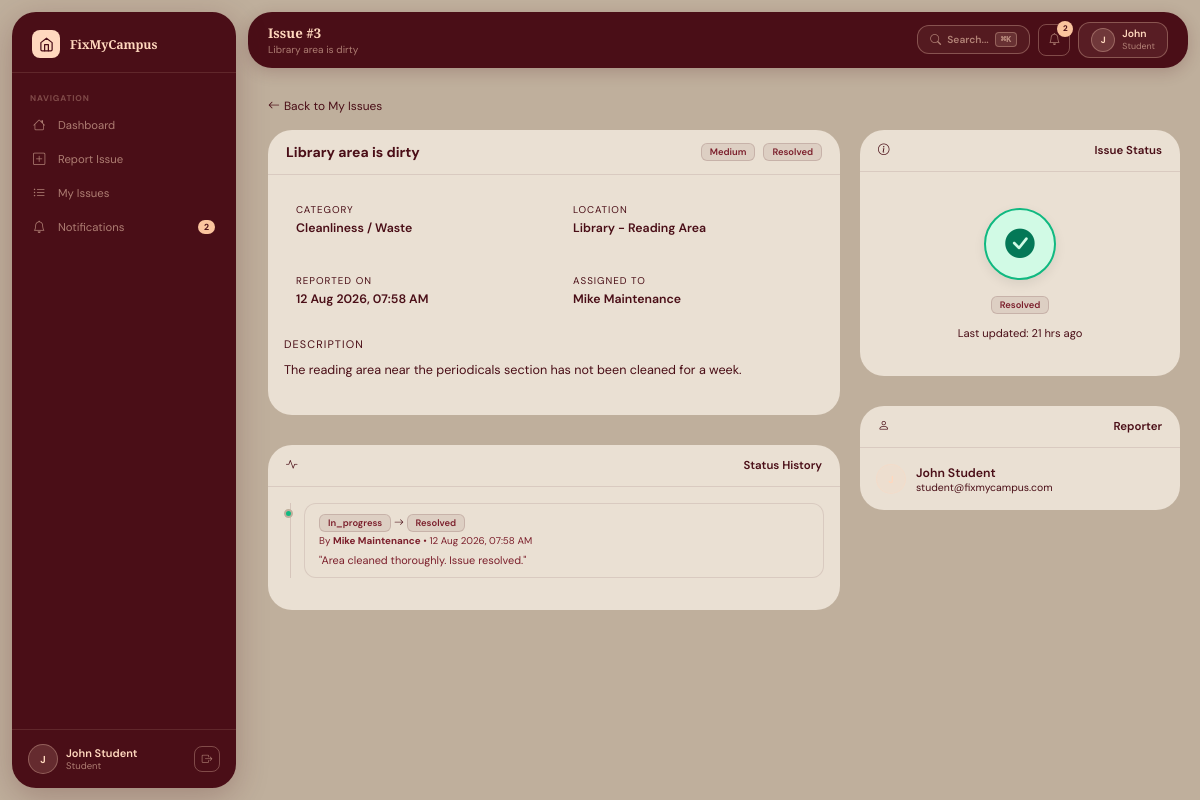
The page /reporter/view_issue.php?id=3 (signed in) on the database its author committed.
### tables this page shows
CREATE TABLE IF NOT EXISTS issues (
    issue_id INT(11) NOT NULL AUTO_INCREMENT,
    title VARCHAR(200) NOT NULL,
    description TEXT NOT NULL,
    category_id INT(11) DEFAULT NULL,
    location VARCHAR(200) NOT NULL,
    priority ENUM('low','medium','high','critical') NOT NULL DEFAULT 'medium',
    status ENUM('pending','in_progress','resolved','closed','rejected') NOT NULL DEFAULT 'pending',
    reported_by INT(11) NOT NULL,
    assigned_to INT(11) DEFAULT NULL,
    parent_id INT(11) DEFAULT NULL,
    is_parent TINYINT(1) DEFAULT 0,
    affected_count INT(11) DEFAULT 1,
    admin_remark TEXT DEFAULT NULL,
    created_at DATETIME DEFAULT CURRENT_TIMESTAMP,
    updated_at DATETIME DEFAULT CURRENT_TIMESTAMP ON UPDATE CURRENT_TIMESTAMP,
    PRIMARY KEY (issue_id),
    KEY fk_reported_by (reported_by),
    KEY fk_assigned_to (assigned_to),
    KEY fk_category (category_id),
    KEY fk_parent_issue (parent_id),
    CONSTRAINT fk_reported_by FOREIGN KEY (reported_by) REFERENCES users(user_id) ON DELETE CASCADE,
    CONSTRAINT fk_assigned_to FOREIGN KEY (assigned_to) REFERENCES users(user_id) ON DELETE SET NULL,
    CONSTRAINT fk_category FOREIGN KEY (category_id) REFERENCES categories(category_id) ON DELETE SET NULL,
    CONSTRAINT fk_parent_issue FOREIGN KEY (parent_id) REFERENCES issues(issue_id) ON DELETE SET NULL
);

CREATE TABLE IF NOT EXISTS users (
    user_id INT(11) NOT NULL AUTO_INCREMENT,
    full_name VARCHAR(100) NOT NULL,
    email VARCHAR(150) NOT NULL,
    password VARCHAR(255) NOT NULL,
    role ENUM('student','staff','admin','maintenance') NOT NULL DEFAULT 'student',
    department VARCHAR(100) DEFAULT NULL,
    phone VARCHAR(15) DEFAULT NULL,
    avatar VARCHAR(255) DEFAULT NULL,
    created_at DATETIME DEFAULT CURRENT_TIMESTAMP,
    PRIMARY KEY (user_id),
    UNIQUE KEY email (email)
);

CREATE TABLE IF NOT EXISTS categories (
    category_id INT(11) NOT NULL AUTO_INCREMENT,
    category_name VARCHAR(100) NOT NULL,
    icon VARCHAR(50) DEFAULT 'bi-tools',
    description TEXT DEFAULT NULL,
    PRIMARY KEY (category_id),
    UNIQUE KEY category_name (category_name)
);

CREATE TABLE IF NOT EXISTS status_history (
    history_id INT(11) NOT NULL AUTO_INCREMENT,
    issue_id INT(11) NOT NULL,
    changed_by INT(11) NOT NULL,
    old_status VARCHAR(50) NOT NULL,
    new_status VARCHAR(50) NOT NULL,
    remarks TEXT DEFAULT NULL,
    changed_at DATETIME DEFAULT CURRENT_TIMESTAMP,
    PRIMARY KEY (history_id),
    KEY fk_hist_issue (issue_id),
    KEY fk_hist_user (changed_by),
    CONSTRAINT fk_hist_issue FOREIGN KEY (issue_id) REFERENCES issues(issue_id) ON DELETE CASCADE,
    CONSTRAINT fk_hist_user FOREIGN KEY (changed_by) REFERENCES users(user_id) ON DELETE CASCADE
);

### reporter/view_issue.php (the view, shortened to what the rows shown need)
<?php
require_once '../includes/auth_check.php';
require_once '../config/db.php';
require_once '../includes/notification_helper.php';
$u = currentUser();
$id = intval($_GET['id'] ?? 0);
$stmt = $pdo->prepare("SELECT i.*,c.category_name,rb.full_name AS reporter_name,rb.email AS reporter_email,
    ab.full_name AS assigned_name FROM issues i
    LEFT JOIN categories c ON i.category_id=c.category_id
    LEFT JOIN users rb ON i.reported_by=rb.user_id
    LEFT JOIN users ab ON i.assigned_to=ab.user_id
    WHERE i.issue_id=? AND i.reported_by=?");
$stmt->execute([$id, $u['id']]);
$issue = $stmt->fetch();
$history = $pdo->prepare("SELECT sh.*, u.full_name FROM status_history sh LEFT JOIN users u ON sh.changed_by=u.user_id WHERE sh.issue_id=? ORDER BY sh.changed_at ASC");
$history->execute([$id]);
$history = $history->fetchAll();
$statusColors = ['pending'=>'#f59e0b','in_progress'=>'#7c3aed','resolved'=>'#10b981','closed'=>'#64748b','rejected'=>'#ec4899'];
$pageTitle = 'Issue #' . $id;
$pageSubtitle = htmlspecialchars($issue['title']);
?>
<!DOCTYPE html>
<html lang="en">
<head>
<link rel="stylesheet" href="https://cdn.jsdelivr.net/npm/bootstrap-icons@1.11.3/font/bootstrap-icons.min.css">
<link rel="stylesheet" href="../assets/css/style.css">
</head>
<body>
<div class="app-wrapper">
  <?php include '../includes/sidebar.php'; ?>
  <div class="main-content">
    <?php include '../includes/topbar.php'; ?>
    <div class="page-content">
      <div style="display:grid;grid-template-columns:1fr 320px;gap:20px;">
        <div style="display:flex;flex-direction:column;gap:16px;">
          <div class="panel fade-in-up">
            <div class="panel-header" style="display:flex;align-items:center;justify-content:space-between;">
              <div>
                <span style="font-size:1rem;font-weight:700;"><?= htmlspecialchars($issue['title']) ?></span>
              </div>
              <div style="display:flex;gap:8px;"><?= getPriorityBadge($issue['priority']) ?> <?= getStatusBadge($issue['status']) ?></div>
            </div>
            <div class="panel-body">
              <div style="display:grid;grid-template-columns:1fr 1fr;gap:14px;margin-bottom:18px;">
                <div style="background:var(--bg-body);border:1px solid var(--border-color);border-radius:var(--radius);padding:12px;">
                  <div style="font-size:0.7rem;text-transform:uppercase;color:var(--text-muted);margin-bottom:4px;letter-spacing:0.1em;">Category</div>
                  <div style="font-size:0.88rem;font-weight:600;"><?= htmlspecialchars($issue['category_name'] ?? 'N/A') ?></div>
                </div>
                <div style="background:var(--bg-body);border:1px solid var(--border-color);border-radius:var(--radius);padding:12px;">
                  <div style="font-size:0.7rem;text-transform:uppercase;color:var(--text-muted);margin-bottom:4px;letter-spacing:0.1em;">Location</div>
                  <div style="font-size:0.88rem;font-weight:600;"><?= htmlspecialchars($issue['location']) ?></div>
                </div>
                <div style="background:var(--bg-body);border:1px solid var(--border-color);border-radius:var(--radius);padding:12px;">
                  <div style="font-size:0.7rem;text-transform:uppercase;color:var(--text-muted);margin-bottom:4px;letter-spacing:0.1em;">Reported On</div>
                  <div style="font-size:0.88rem;font-weight:600;"><?= date('d M Y, h:i A', strtotime($issue['created_at'])) ?></div>
                </div>
                <div style="background:var(--bg-body);border:1px solid var(--border-color);border-radius:var(--radius);padding:12px;">
                  <div style="font-size:0.7rem;text-transform:uppercase;color:var(--text-muted);margin-bottom:4px;letter-spacing:0.1em;">Assigned To</div>
                  <div style="font-size:0.88rem;font-weight:600;"><?= $issue['assigned_name'] ? htmlspecialchars($issue['assigned_name']) : '<span style="color:var(--text-muted)">Not yet assigned</span>' ?></div>
                </div>
              </div>
              <div style="margin-bottom:18px;">
                <div style="font-size:0.78rem;text-transform:uppercase;color:var(--text-muted);letter-spacing:0.1em;margin-bottom:8px;">Description</div>
                <div style="font-size:0.9rem;line-height:1.75;color:var(--text-primary);"><?= nl2br(htmlspecialchars($issue['description'])) ?></div>
              </div>
            </div>
          </div>
          <div class="panel fade-in-up">
            <div class="panel-body">
              <?php if(empty($history)): ?>
                <p style="color:var(--text-muted);font-size:0.85rem;">No history yet.</p>
              <?php else: ?>
              <div class="timeline">
                <?php foreach($history as $h):
                  $col = $statusColors[$h['new_status']] ?? '#64748b';
                ?>
                <div class="timeline-item">
                  <div class="timeline-dot" style="background:<?= $col ?>;"></div>
                  <div class="timeline-content">
                    <div class="t-title">
                      <?php if($h['old_status']): ?>
                        <?= getStatusBadge($h['old_status']) ?> <i class="bi bi-arrow-right mx-1" style="font-size:0.7rem;"></i>
                      <?php endif; ?>
                      <?= getStatusBadge($h['new_status']) ?>
                    </div>
                    <div class="t-meta">
                      By <b><?= htmlspecialchars($h['full_name']) ?></b> &bull; <?= date('d M Y, h:i A', strtotime($h['changed_at'])) ?>
                    </div>
                    <?php if($h['remarks']): ?>
                      <div class="t-remark">"<?= htmlspecialchars($h['remarks']) ?>"</div>
                    <?php endif; ?>
                  </div>
                </div>
                <?php endforeach; ?>
              </div>
              <?php endif; ?>
            </div>
          </div>
        </div>
        <div style="display:flex;flex-direction:column;gap:16px;">
          <div class="panel fade-in-up">
            <div class="panel-body">
              <div style="text-align:center;padding:20px 0;">
                <?php
                $st = $issue['status'] ?? 'pending';
                $statusIconMap = [
                  'pending'     => 'bi-hourglass-split',
                  'in_progress' => 'bi-wrench',
                  'resolved'    => 'bi-check-circle-fill',
                  'closed'      => 'bi-lock-fill',
                  'rejected'    => 'bi-x-circle-fill'
                ];
                $iconClass = $statusIconMap[$st] ?? 'bi-info-circle-fill';
                ?>
                <div class="status-badge-circle status-<?= htmlspecialchars($st) ?>">
                  <i class="bi <?= $iconClass ?> status-badge-icon"></i>
                </div>
                <?= getStatusBadge($issue['status']) ?>
                <div style="margin-top:12px;font-size:0.8rem;color:var(--text-muted);">Last updated: <?= timeAgo($issue['updated_at'] ?? $issue['created_at']) ?></div>
              </div>
            </div>
          </div>
          <div class="panel fade-in-up">
            <div class="panel-body">
              <div style="display:flex;align-items:center;gap:10px;">
                <div>
                  <div style="font-weight:600;font-size:0.88rem;"><?= htmlspecialchars($issue['reporter_name']) ?></div>
                  <div style="font-size:0.75rem;color:var(--text-muted);"><?= htmlspecialchars($issue['reporter_email']) ?></div>
                </div>
              </div>
            </div>
          </div>
        </div>
      </div>
    </div>
  </div>
</div>
</body>
</html>

### includes/sidebar.php (shortened to what the rows shown need)
<?php
require_once __DIR__ . '/notification_helper.php';
$u=currentUser();
$initials=strtoupper(substr($u['name'],0,1));
$base=BASE_URL;
?>
<nav class="sidebar" id="sidebar">
  <div class="sidebar-footer">
    <div class="user-avatar-sm"><?=$initials?></div>
    <div class="sf-info">
      <div class="sf-name"><?=htmlspecialchars($u['name'])?></div>
      <div class="sf-role"><?=$u['role']?></div>
    </div>
    <a href="<?=$base?>logout.php" class="btn-icon-sm" title="Logout"><i class="bi bi-box-arrow-right"></i></a>
  </div>
</nav>

### includes/topbar.php (shortened to what the rows shown need)
<?php
require_once __DIR__ . '/notification_helper.php';
require_once __DIR__ . '/../config/db.php';
$u=currentUser();
$unread=getUnreadCount($pdo,$u['id']);
$role=$u['role'];
?>
<header class="topbar">
  <div class="topbar-left">
    <div>
      <div class="topbar-title"><?=$pageTitle??'Dashboard'?></div>
      <?php if(!empty($pageSubtitle)):?><div class="topbar-sub"><?=$pageSubtitle?></div><?php endif;?>
    </div>
  </div>
  <div class="topbar-right">
    <div style="position:relative;">
      <button class="notif-btn" id="notifBtn" onclick="toggleNotif()" aria-label="Notifications">
        <i class="bi bi-bell"></i>
        <?php if($unread>0):?><span class="notif-badge"><?=$unread>9?'9+':$unread?></span><?php endif;?>
      </button>
    </div>
    <div style="display:flex;align-items:center;gap:7px;padding:5px 12px;border:1px solid var(--peach-dimmer);border-radius:var(--r-sm);background:rgba(255,216,190,.08);">
      <div class="user-avatar-sm" style="width:24px;height:24px;font-size:.65rem;"><?=strtoupper(substr($u['name'],0,1))?></div>
      <div class="d-sm-block">
        <div style="font-size:.74rem;font-weight:600;color:var(--peach);line-height:1.2;"><?=htmlspecialchars(explode(' ',$u['name'])[0])?></div>
        <div style="font-size:.63rem;color:var(--peach-dim);text-transform:capitalize;"><?=$role?></div>
      </div>
    </div>
  </div>
</header>

### includes/notification_helper.php (shortened to what the rows shown need)
<?php
function getUnreadCount($pdo, $user_id) {
    $stmt = $pdo->prepare("SELECT COUNT(*) FROM notifications WHERE user_id = ? AND is_read = 0");
    $stmt->execute([$user_id]);
    return $stmt->fetchColumn();
}
function getPriorityBadge($priority) {
    $map = [
        'low'      => '<span class="badge badge-emerald">Low</span>',
        'medium'   => '<span class="badge badge-blue">Medium</span>',
        'high'     => '<span class="badge badge-amber">High</span>',
        'critical' => '<span class="badge badge-rose">Critical</span>',
    ];
    return $map[$priority] ?? '<span class="badge badge-zinc">' . ucfirst($priority) . '</span>';
}
function getStatusBadge($status) {
    $map = [
        'pending'     => '<span class="badge badge-amber">Pending</span>',
        'in_progress' => '<span class="badge badge-blue">In Progress</span>',
        'resolved'    => '<span class="badge badge-emerald">Resolved</span>',
        'closed'      => '<span class="badge badge-zinc">Closed</span>',
        'rejected'    => '<span class="badge badge-rose">Rejected</span>',
    ];
    return $map[$status] ?? '<span class="badge badge-zinc">' . ucfirst($status) . '</span>';
}
function timeAgo($datetime) {
    $time = strtotime($datetime);
    $diff = time() - $time;
    if ($diff < 86400) return floor($diff/3600) . ' hrs ago';
    return date('d M Y', $time);
}

### rows shown on the page
issues: reported_by.full_name "J", reported_by.full_name "John Student", title "Library area is dirty", reported_by "2", reported_by.full_name "John", priority "Medium", status "Resolved Resolved", category.category_name "Cleanliness / Waste", location "Library - Reading Area", created_at "12 Aug 2026, 07:58 AM", assigned_to.full_name "Mike Maintenance", description "The reading area near the periodicals section has not been cleaned for a week.", updated_at "21 hrs ago", reported_by.email "student@fixmycampus.com"
status_history: old_status "In_progress Resolved", changed_by.full_name "Mike Maintenance", changed_at "12 Aug 2026, 07:58 AM", remarks "Area cleaned thoroughly. Issue resolved."

### other values the page prints
$item['label'] "Dashboard"
$item['label'] "Report Issue"
$item['label'] "My Issues"
$item['label'] "Notifications"
$item['badge'] "2"
$u['role'] "Student"
$pageTitle "Issue #3"
$role "Student"
